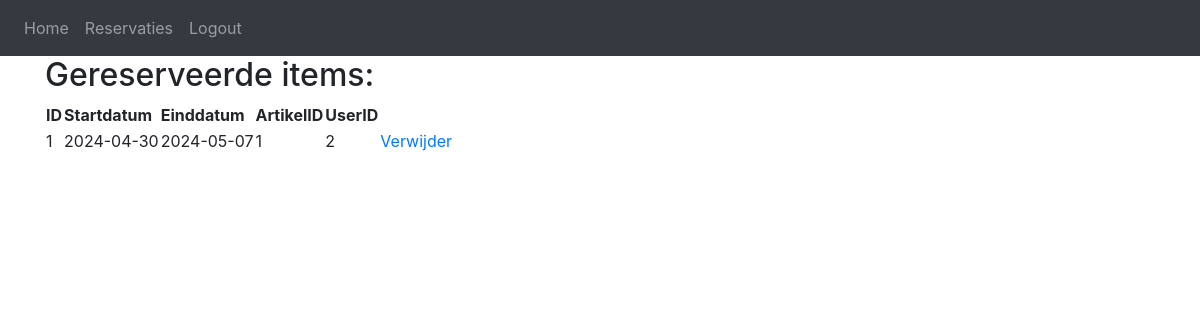
Screenshot of /userartikels (signed in) with the database file from the repository.
### website/models.py (models this page shows)
class Uitlening(db.Model):
    id = db.Column(db.Integer, primary_key=True)
    user_id = db.Column(db.Integer, db.ForeignKey('user.id'))
    artikel_id = db.Column(db.Integer, db.ForeignKey('artikel.id'))
    start_date = db.Column(db.Date)
    end_date = db.Column(db.Date)
    artikel = db.relationship('Artikel')
    user = db.relationship('User')

### website/views.py (the view)
@views.route('/userartikels')
@login_required
def reservaties():
    uitleningen = Uitlening.query.filter_by(user_id = current_user.id).all()
    artikels = Artikel.query.all()
    return render_template('userartikels.html', uitleningen = uitleningen, user=current_user, artikels = artikels)

### website/__init__.py (called while the page is built)
def create_app():
    app = Flask(__name__)
    app.config['SECRET_KEY'] = 'programmingproject'
    app.config['SQLALCHEMY_DATABASE_URI'] = f'sqlite:///{DB_NAME}'
    db.init_app(app)
    from .views import views
    from .auth import auth
    app.register_blueprint(views, url_prefix='/')
    app.register_blueprint(auth, url_prefix='/')
    from .models import User, Artikel
    login_manager = LoginManager()
    login_manager.login_view = 'auth.login'
    login_manager.init_app(app)
    @login_manager.user_loader
    def load_user(id):
        return User.query.get(int(id))
    create_database(app)
    upload_csv(app, Artikel)
    create_user(app, User)
    return app

### website/templates/userartikels.html
{% extends "base.html" %} {% block title %}Reservaties{% endblock %} {% block
content %}
<h2>Gereserveerde items:</h2>
<table class="tabel">
  <tr>
    <th>ID</th>
    <th>Startdatum</th>
    <th>Einddatum</th>
    <th>ArtikelID</th>
    <th>UserID</th>
    <th></th>
  </tr>
  {% for uitlening in uitleningen %}
  <tr>
    <td>{{ uitlening.id }}</td>
    <td>{{ uitlening.start_date }}</td>
    <td>{{ uitlening.end_date }}</td>
    <td>{{ uitlening.artikel_id }}</td>
    <td>{{ uitlening.user_id }}</td>
    <td><a href="/verwijder/{{ uitlening.id }}">Verwijder</a></td>
  </tr>
  {% endfor %}
</table>
{% endblock %}

### rows the page displays
Uitlening: id "1", start_date "2024-04-30", end_date "2024-05-07", artikel_id "1", user_id "2"
